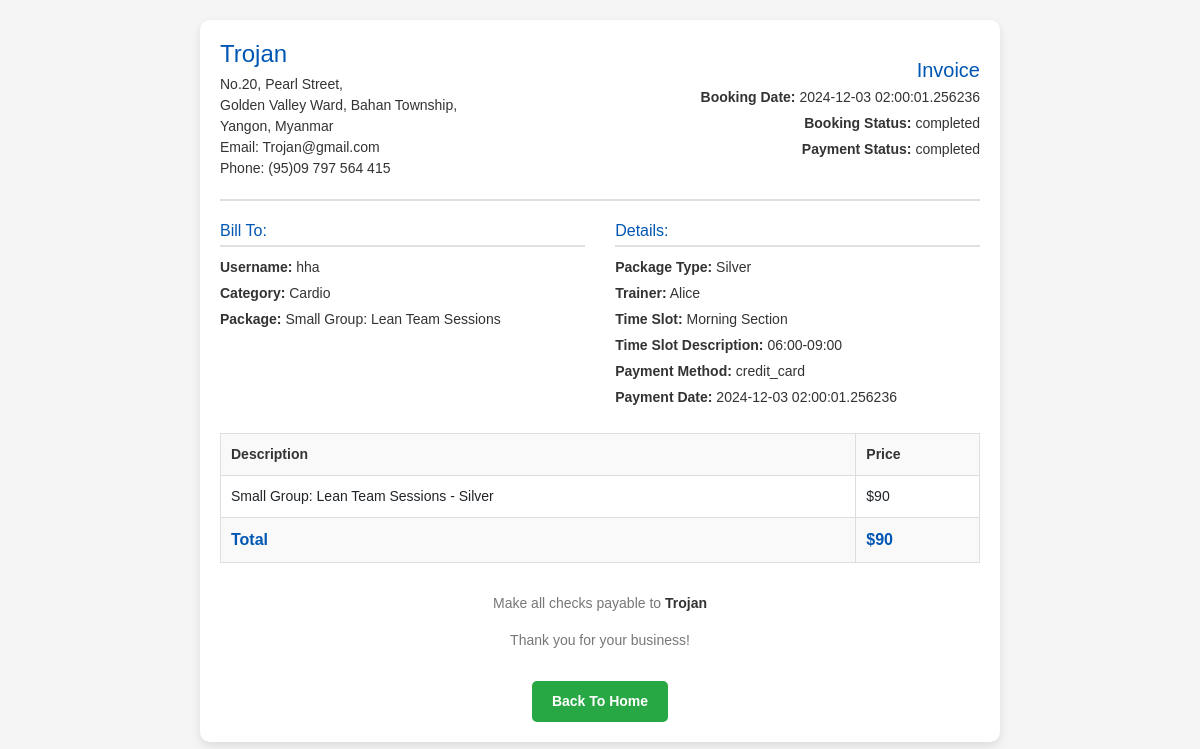
The page /invoice/98 (signed in) on the database its author committed.
### tables this page shows
CREATE TABLE "bookings" (
	"bookingid"	INTEGER,
	"userid"	INT,
	"categoryid"	INT,
	"categoryname"	VARCHAR(255),
	"packagesid"	INT,
	"packagename"	VARCHAR(255),
	"packagetypeid"	INT,
	"packagetypename"	VARCHAR(255),
	"booking_date"	DATETIME DEFAULT CURRENT_TIMESTAMP,
	"total_price"	DECIMAL(10, 2),
	"status"	VARCHAR(50),
	"invoice_path"	VARCHAR(255),
	"username"	VARCHAR(255),
	"payment_method"	VARCHAR(50),
	"payment_date"	DATETIME,
	"payment_amount"	DECIMAL(10, 2),
	"payment_status"	VARCHAR(20) DEFAULT 'pending',
	"trainerid"	INTEGER,
	"timeid"	INT, trainername VARCHAR(255), name TEXT NOT NULL DEFAULT '', description TEXT NOT NULL DEFAULT '',
	PRIMARY KEY("bookingid" AUTOINCREMENT),
	FOREIGN KEY("categoryid") REFERENCES "categories"("categoryid"),
	FOREIGN KEY("packagesid") REFERENCES "packages"("packagesid"),
	FOREIGN KEY("packagetypeid") REFERENCES "package_types"("packagetypeid"),
	FOREIGN KEY("timeid") REFERENCES "times"("timeid"),
	FOREIGN KEY("trainerid") REFERENCES "trainers"("trainerid"),
	FOREIGN KEY("userid") REFERENCES "users"("userid")
);

### app.py (the view)
@app.route("/invoice/<int:booking_id>", methods=["GET"])
def invoice(booking_id):
    connection = sqlite3.connect("Trojan.db")
    connection.row_factory = sqlite3.Row
    cursor = connection.cursor()
    cursor.execute("""
        SELECT b.*, c.categoryname, p.packagename, pt.packagetypename, u.username,
        pmt.payment_amount, b.payment_status, b.payment_method, b.payment_date,
        ts.name AS time_slot_name, ts.description AS time_slot_description
        FROM bookings b
        JOIN categories c ON b.categoryid = c.categoryid
        JOIN packages p ON b.packagesid = p.packagesid
        JOIN package_types pt ON b.packagetypeid = pt.packagetypeid
        JOIN users u ON b.userid = u.userid
        LEFT JOIN payments pmt ON b.bookingid = pmt.bookingid
        LEFT JOIN time_slots ts ON b.timeid = ts.timeid
        WHERE b.bookingid = ?
    """, (booking_id,))
    bookings = cursor.fetchone()
    connection.close()
    if bookings:
        return render_template("invoice.html", bookings=bookings)
    else:
        flash('Booking not found.', 'error')
        return redirect(url_for('home'))

### templates/invoice.html (shortened to what this page needs)
<!DOCTYPE html>
<html lang="en">
<head>
    <link
      href="https://cdn.jsdelivr.net/npm/bootstrap@5.3.0/dist/css/bootstrap.min.css"
      rel="stylesheet"
    />
</head>
<body>
    <div class="invoice-container">
        <div class="header">
            <div class="company-info">
                <h1>Trojan</h1>
                <p>
                    No.20, Pearl Street,<br>
                    Golden Valley Ward, Bahan Township,<br>
                    Yangon, Myanmar<br>
                    Email: Trojan@gmail.com<br>
                    Phone: (95)09 797 564 415
                </p>
            </div>
            <div class="invoice-details">
                <h2>Invoice</h2>
                <p><strong>Booking Date:</strong> {{ bookings.payment_date }}</p>
                <p><strong>Booking Status:</strong> {{ bookings.payment_status }}</p>
                <p><strong>Payment Status:</strong> {{ bookings.payment_status }}</p>
            </div>
        </div>
        <div class="details-section">
            <div>
                <h3>Bill To:</h3>
                <p><strong>Username:</strong> {{ bookings.username }}</p>
                <p><strong>Category:</strong> {{ bookings.categoryname }}</p>
                <p><strong>Package:</strong> {{ bookings.packagename }}</p>
            </div>
            <div>
                <h3>Details:</h3>
                <p><strong>Package Type:</strong> {{ bookings.packagetypename }}</p>
                <p><strong>Trainer:</strong> {{ bookings.trainername }}</p>
                <p><strong>Time Slot:</strong> {{ bookings.name }}</p>
                <p><strong>Time Slot Description:</strong> {{ bookings.description }}</p>
                <p><strong>Payment Method:</strong> {{ bookings.payment_method }}</p>
                <p><strong>Payment Date:</strong> {{ bookings.payment_date }}</p>
            </div>
        </div>
        <table>
            <thead>
                <tr>
                    <th>Description</th>
                    <th>Price</th>
                </tr>
            </thead>
            <tbody>
                <tr>
                    <td>{{ bookings.packagename }} - {{ bookings.packagetypename }}</td>
                    <td>${{ bookings.total_price }}</td>
                </tr>
            </tbody>
            <tfoot>
                <tr>
                    <th>Total</th>
                    <th>${{ bookings.total_price }}</th>
                </tr>
            </tfoot>
        </table>
        <div class="footer">
            <p>Make all checks payable to <strong>Trojan</strong></p>
            <p>Thank you for your business!</p>
        </div>
        <div class="back-home">
            <a href="{{ url_for('home') }}" class="confirm-btn">Back To Home</a>
        </div>
    </div>
</body>
</html>

### templates/invoice.html (style rules this page uses)
body { font-family: Arial, sans-serif; background-color: #f5f5f5; margin: 0; padding: 20px; }
.invoice-container { max-width: 800px; margin: 0 auto; background-color: #fff; padding: 20px; border-radius: 10px; box-shadow: 0 4px 10px rgba(0, 0, 0, 0.1); }
.header { display: flex; justify-content: space-between; align-items: center; border-bottom: 2px solid #e0e0e0; padding-bottom: 15px; margin-bottom: 20px; }
.header .company-info h1 { margin: 0; font-size: 24px; color: #0056b3; }
.header .company-info p { margin: 5px 0; font-size: 14px; color: #333; }
.header .invoice-details { text-align: right; }
.header .invoice-details h2 { margin: 0; font-size: 20px; color: #0056b3; }
.header .invoice-details p { margin: 5px 0; font-size: 14px; color: #333; }
.details-section { display: flex; justify-content: space-between; margin: 20px 0; }
.details-section div { width: 48%; }
.details-section h3 { font-size: 16px; color: #0056b3; border-bottom: 2px solid #e0e0e0; padding-bottom: 5px; margin-bottom: 10px; }
.details-section p { font-size: 14px; margin: 5px 0; color: #333; }
table { width: 100%; border-collapse: collapse; margin-top: 20px; }
table th, table td { border: 1px solid #ddd; padding: 10px; text-align: left; }
table th { background-color: #f9f9f9; font-size: 14px; color: #333; }
table td { font-size: 14px; }
table tfoot th { font-size: 16px; font-weight: bold; color: #0056b3; }
.footer { text-align: center; margin-top: 30px; font-size: 14px; color: #777; }
.footer strong { color: #333; }
.back-home { display: flex; justify-content: center; gap: 20px; margin-top: 30px; }
.back-home a { padding: 10px 20px; font-size: 14px; color: white; text-decoration: none; border-radius: 5px; font-weight: bold; }
.back-home .confirm-btn { background-color: #28a745; }

### rows shown on the page
bookings: payment_date "2024-12-03 02:00:01.256236", payment_status "completed", username "hha", categoryname "Cardio", packagename "Small Group: Lean Team Sessions", packagetypename "Silver", trainername "Alice", name "Morning Section", description "06:00-09:00", payment_method "credit_card", total_price "90"
